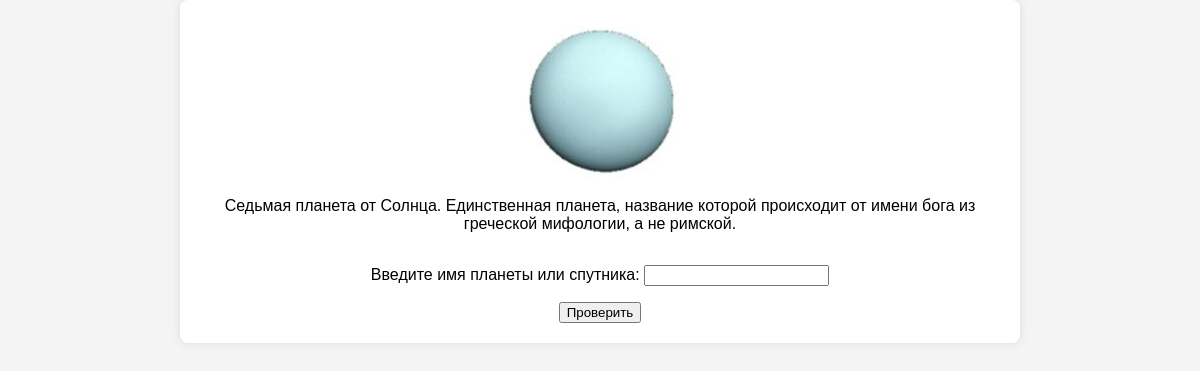
The page / on the database its author committed.
### planets/models.py (models this page shows, shortened)
class CelestialBody(models.Model):
    name = models.CharField(max_length=100)
    description = models.TextField()
    image = models.ImageField(upload_to='images/')
    is_planet = models.BooleanField(default=True)
    order_from_sun = models.PositiveIntegerField(null=True, blank=True)

### planets/views.py (the view)
# urls.py: path('', views.index, name='index'),
def index(request):
    if 'planets' not in request.session:
        request.session['planets'] = list(CelestialBody.objects.filter(is_planet=True).values_list('pk', flat=True))
        request.session['correct_answers'] = 0
        request.session['total_questions'] = 0
        random.shuffle(request.session['planets'])
    if request.method == 'POST':
        form = CelestialBodyForm(request.POST)
        if form.is_valid():
            name = form.cleaned_data['name']
            correct_answer = get_object_or_404(CelestialBody, pk=request.session['current_planet_id'])
            if name.lower() == correct_answer.name.lower():
                request.session['correct_answers'] += 1
            request.session['total_questions'] += 1
            if request.session['planets']:
                request.session['current_planet_id'] = request.session['planets'].pop(0)
                return redirect('index')
            else:
                return render(request, 'planets/leaderboard_form.html', {
                    'correct_answers': request.session['correct_answers'],
                    'total_questions': request.session['total_questions']
                })
    else:
        if request.session['planets']:
            request.session['current_planet_id'] = request.session['planets'].pop(0)
            celestial_body = get_object_or_404(CelestialBody, pk=request.session['current_planet_id'])
            form = CelestialBodyForm()
            return render(request, 'planets/result.html', {
                'celestial_body': celestial_body,
                'form': form,
                'correct': None
            })
        else:
            return render(request, 'planets/leaderboard_form.html', {
                'correct_answers': request.session['correct_answers'],
                'total_questions': request.session['total_questions']
            })

### planets/forms.py (shortened to what this page needs)
class CelestialBodyForm(forms.Form):
    name = forms.CharField(label='Введите имя планеты или спутника', max_length=100, required=True)

### planets/templates/planets/result.html (shortened to what this page needs)
<!DOCTYPE html>
<html>
<head>
    {% load static %}
    <link rel="stylesheet" type="text/css" href="{% static 'planets/style.css' %}">
</head>
<body>
    <div class="container">
        <img src="{{ celestial_body.image.url }}" alt="Изображение небесного тела">
        <p>{{ celestial_body.description }}</p>
        <form name="answerForm" method="post" onsubmit="return validateForm()">
            {{ form.as_p }}
            <button type="submit" name="check_answer">Проверить</button>
        </form>
    </div>
</body>
</html>

### planets/static/planets/style.css (style rules this page uses)
body { font-family: Arial, sans-serif; background-color: #f4f4f4; margin: 0; padding: 0; display: flex; justify-content: center; align-items: flex-start; height: 100vh; overflow-y: auto; }
.container { background-color: #fff; padding: 20px; border-radius: 8px; box-shadow: 0 0 10px rgba(0, 0, 0, 0.1); text-align: center; width: 100%; max-width: 800px; display: flex; flex-direction: column; align-items: center; }

### rows shown on the page
CelestialBody: image (picture), description "Седьмая планета от Солнца. Единственная планета, название которой происходит от имени бога из греческой мифологии, а не римской."
